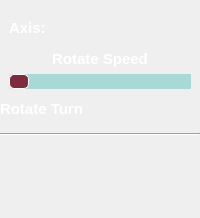
      <widget class="QWidget" name="page_4">
       <layout class="QVBoxLayout" name="verticalLayout_13">
        <property name="leftMargin">
         <number>0</number>
        </property>
        <property name="rightMargin">
         <number>0</number>
        </property>
        <property name="bottomMargin">
         <number>0</number>
        </property>
        <item>
         <layout class="QHBoxLayout" name="horizontalLayout_9" stretch="0,0,0,0">
          <property name="spacing">
           <number>5</number>
          </property>
          <item>
           <widget class="QLabel" name="label_23">
            <property name="minimumSize">
             <size>
              <width>40</width>
              <height>0</height>
             </size>
            </property>
            <property name="maximumSize">
             <size>
              <width>40</width>
              <height>16777215</height>
             </size>
            </property>
            <property name="styleSheet">
             <string notr="true">font-family: &quot;Comic Sans MS&quot;;
font: bold 15px;
color: white;</string>
            </property>
            <property name="text">
             <string>Axis:</string>
            </property>
            <property name="alignment">
             <set>Qt::AlignLeading|Qt::AlignLeft|Qt::AlignVCenter</set>
            </property>
           </widget>
          </item>
          <item>
           <widget class="QToolButton" name="toolButton_x_axis_rotate">
            <property name="cursor">
             <cursorShape>PointingHandCursor</cursorShape>
            </property>
            <property name="styleSheet">
             <string notr="true">QToolButton {
border-radius: 10px;
}
</string>
            </property>
            <property name="text">
             <string/>
            </property>
            <property name="icon">
             <iconset resource="../icons.qrc">
              <normaloff>:/icons_ui/x_axis_OFF.png</normaloff>:/icons_ui/x_axis_OFF.png</iconset>
            </property>
            <property name="iconSize">
             <size>
              <width>30</width>
              <height>30</height>
             </size>
            </property>
           </widget>
          </item>
          <item>
           <widget class="QToolButton" name="toolButton_y_axis_rotate">
            <property name="cursor">
             <cursorShape>PointingHandCursor</cursorShape>
            </property>
            <property name="styleSheet">
             <string notr="true">QToolButton {
border-radius: 10px;
}</string>
            </property>
            <property name="text">
             <string/>
            </property>
            <property name="icon">
             <iconset resource="../icons.qrc">
              <normaloff>:/icons_ui/y_axis_ON.png</normaloff>:/icons_ui/y_axis_ON.png</iconset>
            </property>
            <property name="iconSize">
             <size>
              <width>30</width>
              <height>30</height>
             </size>
            </property>
           </widget>
          </item>
          <item>
           <widget class="QToolButton" name="toolButton_x_y_axis_rotate">
            <property name="cursor">
             <cursorShape>PointingHandCursor</cursorShape>
            </property>
            <property name="styleSheet">
             <string notr="true">QToolButton {
border-radius: 10px;
}</string>
            </property>
            <property name="text">
             <string/>
            </property>
            <property name="icon">
             <iconset resource="../icons.qrc">
              <normaloff>:/icons_ui/x_y_axis_OFF.png</normaloff>:/icons_ui/x_y_axis_OFF.png</iconset>
            </property>
            <property name="iconSize">
             <size>
              <width>30</width>
              <height>30</height>
             </size>
            </property>
           </widget>
          </item>
         </layout>
        </item>
        <item>
         <layout class="QVBoxLayout" name="verticalLayout_14">
          <property name="topMargin">
           <number>0</number>
          </property>
          <item>
           <widget class="QLabel" name="label_24">
            <property name="styleSheet">
             <string notr="true">font-family: &quot;Comic Sans MS&quot;;
font: bold 15px;
color: white;</string>
            </property>
            <property name="text">
             <string>Rotate Speed</string>
            </property>
            <property name="alignment">
             <set>Qt::AlignCenter</set>
            </property>
           </widget>
          </item>
          <item>
           <widget class="QSlider" name="slider_rotate_axis_degress">
            <property name="maximumSize">
             <size>
              <width>16777215</width>
              <height>17</height>
             </size>
            </property>
            <property name="cursor">
             <cursorShape>OpenHandCursor</cursorShape>
            </property>
            <property name="styleSheet">
             <string notr="true">QSlider::groove:horizontal {
    background: white;
	left: 9px; right: 9px;
    position: absolute; /* absolutely position 4px from the left and right of the widget. setting margins on the widget should work too... */
}
QSlider::add-page:horizontal {
    background: rgb(169, 217, 215);
   border: 1px solid rgb(169, 217, 215);
	border-radius:1px;
}
QSlider::sub-page:horizontal {
    background: rgb(237, 236, 238);
   border: 1px solid rgb(228, 226, 229);
	border-radius:1px;
}
QSlider::handle:horizontal {
background: rgb(126, 44, 61); 
border-radius:5px; 
border: 1px solid white; 
width: 18px;  
}</string>
            </property>
            <property name="minimum">
             <number>1</number>
            </property>
            <property name="maximum">
             <number>50</number>
            </property>
            <property name="orientation">
             <enum>Qt::Horizontal</enum>
            </property>
           </widget>
          </item>
         </layout>
        </item>
        <item>
         <layout class="QHBoxLayout" name="horizontalLayout_19">
          <property name="topMargin">
           <number>0</number>
          </property>
          <item>
           <widget class="QLabel" name="label_10">
            <property name="styleSheet">
             <string notr="true">font-family: &quot;Comic Sans MS&quot;;
font: bold 15px;
color: white;</string>
            </property>
            <property name="text">
             <string>Rotate Turn</string>
            </property>
           </widget>
          </item>
          <item>
           <widget class="QToolButton" name="toolButton_left_auto_rotate">
            <property name="cursor">
             <cursorShape>PointingHandCursor</cursorShape>
            </property>
            <property name="styleSheet">
             <string notr="true">QToolButton {
border-radius: 10px;
}</string>
            </property>
            <property name="text">
             <string/>
            </property>
            <property name="icon">
             <iconset resource="../icons.qrc">
              <normaloff>:/icons_ui/auto_rotate_left_NO.png</normaloff>:/icons_ui/auto_rotate_left_NO.png</iconset>
            </property>
            <property name="iconSize">
             <size>
              <width>25</width>
              <height>25</height>
             </size>
            </property>
           </widget>
          </item>
          <item>
           <widget class="QToolButton" name="toolButton_right_auto_rotate">
            <property name="cursor">
             <cursorShape>PointingHandCursor</cursorShape>
            </property>
            <property name="styleSheet">
             <string notr="true">QToolButton {
border-radius: 10px;
}</string>
            </property>
            <property name="text">
             <string/>
            </property>
            <property name="icon">
             <iconset resource="../icons.qrc">
              <normaloff>:/icons_ui/auto_rotate_right_YES.png</normaloff>:/icons_ui/auto_rotate_right_YES.png</iconset>
            </property>
            <property name="iconSize">
             <size>
              <width>25</width>
              <height>25</height>
             </size>
            </property>
           </widget>
          </item>
         </layout>
        </item>
        <item>
         <widget class="Line" name="line">
          <property name="minimumSize">
           <size>
            <width>0</width>
            <height>10</height>
           </size>
          </property>
          <property name="orientation">
           <enum>Qt::Horizontal</enum>
          </property>
         </widget>
        </item>
        <item>
         <layout class="QHBoxLayout" name="horizontalLayout_30">
          <property name="topMargin">
           <number>0</number>
          </property>
          <item>
           <widget class="QToolButton" name="toolButton_play_stop_rotate">
            <property name="styleSheet">
             <string notr="true">QToolButton {
border-radius: 10px;
}</string>
            </property>
            <property name="text">
             <string/>
            </property>
            <property name="icon">
             <iconset resource="../icons.qrc">
              <normaloff>:/icons_ui/play-button.png</normaloff>:/icons_ui/play-button.png</iconset>
            </property>
            <property name="iconSize">
             <size>
              <width>30</width>
              <height>30</height>
             </size>
            </property>
           </widget>
          </item>
         </layout>
        </item>
        <item>
         <spacer name="verticalSpacer_6">
          <property name="orientation">
           <enum>Qt::Vertical</enum>
          </property>
          <property name="sizeHint" stdset="0">
           <size>
            <width>20</width>
            <height>40</height>
           </size>
          </property>
         </spacer>
        </item>
       </layout>
      </widget>
